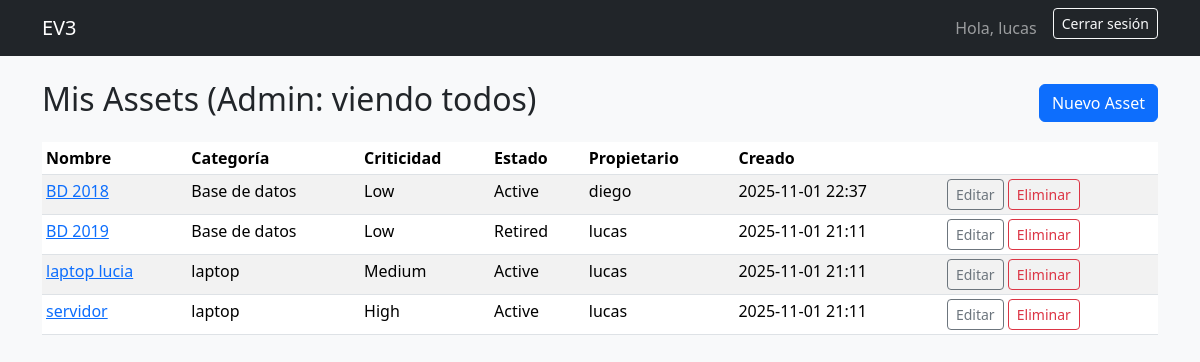
The app's page /assets/ (signed in) with its own data.
### assets/models.py (models this page shows, shortened)
class Asset(models.Model):
    CRITICALITY_CHOICES = [
        ('low', 'Low'),
        ('med', 'Medium'),
        ('high', 'High'),
    ]
    STATUS_CHOICES = [
        ('active', 'Active'),
        ('retired', 'Retired'),
    ]
    name = models.CharField(max_length=100)
    category = models.CharField(max_length=100)
    criticality = models.CharField(max_length=10, choices=CRITICALITY_CHOICES, default='low')
    status = models.CharField(max_length=10, choices=STATUS_CHOICES, default='active')
    owner = models.ForeignKey(User, on_delete=models.CASCADE, related_name='assets')
    created_at = models.DateTimeField(auto_now_add=True)

### assets/views.py (the view)
# urls.py: path('', views.AssetListView.as_view(), name='list'),
class AssetListView(LoginRequiredMixin, ListView):
    model = Asset
    template_name = 'assets/asset_list.html'
    context_object_name = 'assets'
    def get_queryset(self):
        qs = Asset.objects.all().order_by('-created_at')
        if self.request.user.is_superuser:
            return qs
        return qs.filter(owner=self.request.user)

### templates/assets/asset_list.html (shortened to what this page needs)
{% extends "base.html" %}
{% block content %}
  <div class="d-flex justify-content-between align-items-center mb-3">
    <h2>Mis Assets{% if user.is_superuser %} (Admin: viendo todos){% endif %}</h2>
    <a class="btn btn-primary" href="{% url 'assets:create' %}">Nuevo Asset</a>
  </div>
  <table class="table table-striped table-sm">
    <thead>
      <tr>
        <th>Nombre</th>
        <th>Categoría</th>
        <th>Criticidad</th>
        <th>Estado</th>
        <th>Propietario</th>
        <th>Creado</th>
        <th></th>
      </tr>
    </thead>
    <tbody>
      {% for a in assets %}
      <tr>
        <td><a href="{% url 'assets:edit' a.pk %}">{{ a.name }}</a></td>
        <td>{{ a.category }}</td>
        <td class="text-capitalize">
          {{ a.get_criticality_display|default:a.criticality }}
        </td>
        <td class="text-capitalize">
          {{ a.get_status_display|default:a.status }}
        </td>
        <td>{{ a.owner.username }}</td>
        <td>{{ a.created_at|date:"Y-m-d H:i" }}</td>
        <td>
          {% if user.is_superuser or a.owner_id == user.id %}
            <a class="btn btn-sm btn-outline-secondary" href="{% url 'assets:edit' a.pk %}">Editar</a>
            <a class="btn btn-sm btn-outline-danger" href="{% url 'assets:delete' a.pk %}">Eliminar</a>
          {% endif %}
        </td>
      </tr>
      {% empty %}
      <tr><td colspan="7" class="text-muted">No hay assets para mostrar.</td></tr>
      {% endfor %}
    </tbody>
  </table>
{% endblock %}

### templates/base.html (shortened to what this page needs)
<!doctype html>
<html lang="es">
  <head>
    <link href="https://cdn.jsdelivr.net/npm/bootstrap@5.3.2/dist/css/bootstrap.min.css" rel="stylesheet">
  </head>
  <body class="bg-light">
    <nav class="navbar navbar-expand-lg navbar-dark bg-dark mb-4">
      <div class="container">
        <a class="navbar-brand" href="/assets/">EV3</a>
        <div class="d-flex">
          {% if user.is_authenticated %}
            <span class="navbar-text me-3">Hola, {{ user.username }}</span>
            <form method="post" action="{% url 'logout' %}" style="display:inline;">
              <button type="submit" class="btn btn-outline-light btn-sm">Cerrar sesión</button>
            </form>
          {% else %}
            <a class="btn btn-outline-light btn-sm" href="{% url 'login' %}">Iniciar sesión</a>
          {% endif %}
        </div>
      </div>
    </nav>
    <main class="container">
      {% block content %}{% endblock %}
    </main>
  </body>
</html>

### records on screen
Asset: name "BD 2018", category "Base de datos", criticality "Low", status "Active", owner.username "diego", created_at "2025-11-01 22:37"
Asset: name "BD 2019", category "Base de datos", criticality "Low", status "Retired", owner.username "lucas", created_at "2025-11-01 21:11"
Asset: name "laptop lucia", category "laptop", criticality "Medium", status "Active", owner.username "lucas", created_at "2025-11-01 21:11"
Asset: name "servidor", category "laptop", criticality "High", status "Active", owner.username "lucas", created_at "2025-11-01 21:11"

### other values on screen
{{ user.username }} "lucas"
